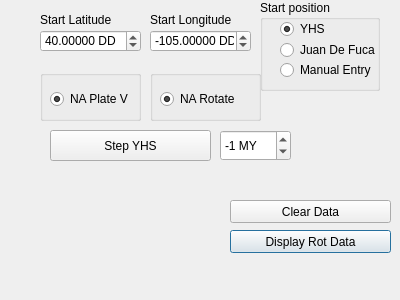
<?xml version="1.0" encoding="UTF-8"?>
<ui version="4.0">
 <class>PnwRotPyDialogBase</class>
 <widget class="QDialog" name="PnwRotPyDialogBase">
  <property name="geometry">
   <rect>
    <x>0</x>
    <y>0</y>
    <width>400</width>
    <height>300</height>
   </rect>
  </property>
  <property name="windowTitle">
   <string>Pnw Rotation </string>
  </property>
  <widget class="QPushButton" name="displayRotDataButton">
   <property name="geometry">
    <rect>
     <x>230</x>
     <y>230</y>
     <width>161</width>
     <height>23</height>
    </rect>
   </property>
   <property name="text">
    <string>Display Rot Data</string>
   </property>
  </widget>
  <widget class="QPushButton" name="clearDataButton">
   <property name="geometry">
    <rect>
     <x>230</x>
     <y>200</y>
     <width>161</width>
     <height>23</height>
    </rect>
   </property>
   <property name="text">
    <string>Clear Data</string>
   </property>
  </widget>
  <widget class="QPushButton" name="stepYhsDataButton">
   <property name="geometry">
    <rect>
     <x>50</x>
     <y>130</y>
     <width>161</width>
     <height>31</height>
    </rect>
   </property>
   <property name="text">
    <string>Step YHS</string>
   </property>
  </widget>
  <widget class="QDoubleSpinBox" name="spbStartLatDD">
   <property name="geometry">
    <rect>
     <x>40</x>
     <y>30</y>
     <width>101</width>
     <height>22</height>
    </rect>
   </property>
   <property name="suffix">
    <string> DD</string>
   </property>
   <property name="decimals">
    <number>5</number>
   </property>
   <property name="minimum">
    <double>-90.000000000000000</double>
   </property>
   <property name="maximum">
    <double>90.000000000000000</double>
   </property>
   <property name="singleStep">
    <double>0.010000000000000</double>
   </property>
   <property name="value">
    <double>40.000000000000000</double>
   </property>
  </widget>
  <widget class="QDoubleSpinBox" name="spbStartLongDD">
   <property name="geometry">
    <rect>
     <x>150</x>
     <y>30</y>
     <width>101</width>
     <height>22</height>
    </rect>
   </property>
   <property name="suffix">
    <string> DD</string>
   </property>
   <property name="decimals">
    <number>5</number>
   </property>
   <property name="minimum">
    <double>-180.000000000000000</double>
   </property>
   <property name="maximum">
    <double>180.000000000000000</double>
   </property>
   <property name="singleStep">
    <double>0.010000000000000</double>
   </property>
   <property name="value">
    <double>-105.000000000000000</double>
   </property>
  </widget>
  <widget class="QLabel" name="StartLatLabel">
   <property name="geometry">
    <rect>
     <x>40</x>
     <y>10</y>
     <width>71</width>
     <height>20</height>
    </rect>
   </property>
   <property name="font">
    <font>
     <pointsize>9</pointsize>
     <weight>50</weight>
     <bold>false</bold>
    </font>
   </property>
   <property name="text">
    <string>Start Latitude</string>
   </property>
  </widget>
  <widget class="QLabel" name="StartLongLabel">
   <property name="geometry">
    <rect>
     <x>150</x>
     <y>10</y>
     <width>91</width>
     <height>20</height>
    </rect>
   </property>
   <property name="font">
    <font>
     <pointsize>9</pointsize>
     <weight>50</weight>
     <bold>false</bold>
    </font>
   </property>
   <property name="text">
    <string>Start Longitude</string>
   </property>
  </widget>
  <widget class="QSpinBox" name="sbStepMy">
   <property name="geometry">
    <rect>
     <x>220</x>
     <y>130</y>
     <width>71</width>
     <height>31</height>
    </rect>
   </property>
   <property name="suffix">
    <string> MY</string>
   </property>
   <property name="minimum">
    <number>-50</number>
   </property>
   <property name="maximum">
    <number>50</number>
   </property>
   <property name="value">
    <number>-1</number>
   </property>
  </widget>
  <widget class="QGroupBox" name="groupBox">
   <property name="geometry">
    <rect>
     <x>40</x>
     <y>70</y>
     <width>101</width>
     <height>51</height>
    </rect>
   </property>
   <property name="title">
    <string/>
   </property>
   <widget class="QRadioButton" name="rbApplyNaPlateV">
    <property name="geometry">
     <rect>
      <x>10</x>
      <y>20</y>
      <width>81</width>
      <height>18</height>
     </rect>
    </property>
    <property name="toolTipDuration">
     <number>9</number>
    </property>
    <property name="text">
     <string>NA Plate V</string>
    </property>
    <property name="checked">
     <bool>true</bool>
    </property>
   </widget>
  </widget>
  <widget class="QGroupBox" name="groupBox_2">
   <property name="geometry">
    <rect>
     <x>150</x>
     <y>70</y>
     <width>111</width>
     <height>51</height>
    </rect>
   </property>
   <property name="title">
    <string/>
   </property>
   <widget class="QRadioButton" name="rbApplyNARotV">
    <property name="geometry">
     <rect>
      <x>10</x>
      <y>20</y>
      <width>81</width>
      <height>18</height>
     </rect>
    </property>
    <property name="toolTipDuration">
     <number>-3</number>
    </property>
    <property name="text">
     <string>NA Rotate</string>
    </property>
    <property name="checked">
     <bool>true</bool>
    </property>
   </widget>
  </widget>
  <widget class="QGroupBox" name="groupBox_3">
   <property name="geometry">
    <rect>
     <x>260</x>
     <y>0</y>
     <width>120</width>
     <height>91</height>
    </rect>
   </property>
   <property name="title">
    <string>Start position</string>
   </property>
   <property name="checkable">
    <bool>false</bool>
   </property>
   <widget class="QRadioButton" name="rbYHS">
    <property name="geometry">
     <rect>
      <x>20</x>
      <y>20</y>
      <width>81</width>
      <height>18</height>
     </rect>
    </property>
    <property name="text">
     <string>YHS</string>
    </property>
    <property name="checked">
     <bool>true</bool>
    </property>
   </widget>
   <widget class="QRadioButton" name="rbJdF">
    <property name="geometry">
     <rect>
      <x>20</x>
      <y>40</y>
      <width>101</width>
      <height>20</height>
     </rect>
    </property>
    <property name="text">
     <string>Juan De Fuca</string>
    </property>
   </widget>
   <widget class="QRadioButton" name="rbME">
    <property name="geometry">
     <rect>
      <x>20</x>
      <y>60</y>
      <width>101</width>
      <height>20</height>
     </rect>
    </property>
    <property name="text">
     <string>Manual Entry</string>
    </property>
   </widget>
  </widget>
 </widget>
 <resources/>
 <connections/>
</ui>
